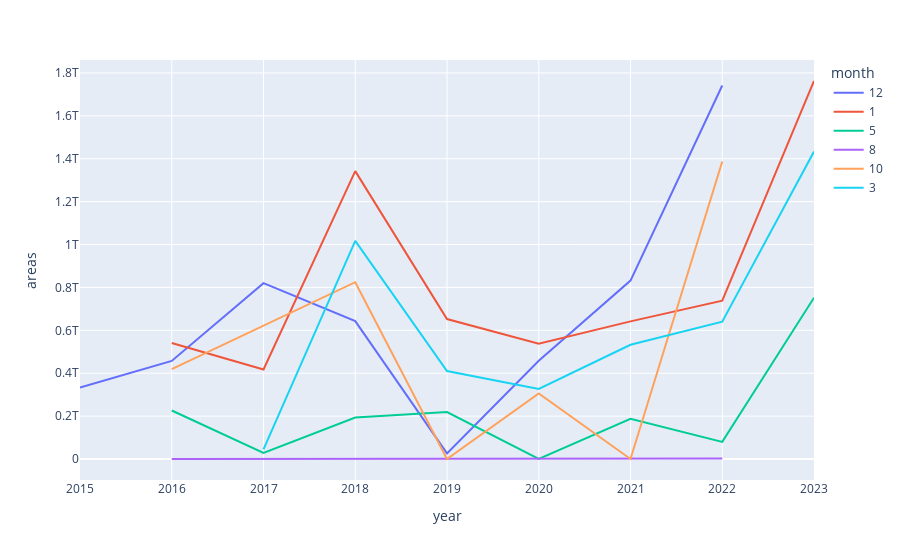

Write notebook code for a chart like this one.
### Code cell
df_filtered = df[df.month.isin([1,3,5,8, 10, 12])]
fig = px.line(df_filtered, x = 'year', y = 'areas', color = 'month')
fig.write_image(f"img/{band}.png")
fig

### Figure 1 — Plotly figure (JSON) as saved in the notebook; plotly's stock layout.template omitted (floating-point values rounded to 4 significant figures)
{"data": [{"hovertemplate": "month=12<br>year=%{x}<br>areas=%{y}<extra></extra>", "legendgroup": "12", "line": {"color": "#636efa", "dash": "solid"}, "marker": {"symbol": "circle"}, "mode": "lines", "name": "12", "orientation": "v", "showlegend": true, "type": "scatter", "x": [2015, 2016, 2017, 2018, 2019, 2020, 2021, 2022], "xaxis": "x", "y": [333353807424, 457100000000.0, 820000000000.0, 643100000000.0, 26000000000.0, 458100000000.0, 831800000000.0, 1741000000000.0], "yaxis": "y"}, {"hovertemplate": "month=1<br>year=%{x}<br>areas=%{y}<extra></extra>", "legendgroup": "1", "line": {"color": "#EF553B", "dash": "solid"}, "marker": {"symbol": "circle"}, "mode": "lines", "name": "1", "orientation": "v", "showlegend": true, "type": "scatter", "x": [2016, 2017, 2018, 2019, 2020, 2021, 2022, 2023], "xaxis": "x", "y": [540700000000.0, 417400000000.0, 1342000000000.0, 652700000000.0, 537700000000.0, 641600000000.0, 738400000000.0, 1762479277056], "yaxis": "y"}, {"hovertemplate": "month=5<br>year=%{x}<br>areas=%{y}<extra></extra>", "legendgroup": "5", "line": {"color": "#00cc96", "dash": "solid"}, "marker": {"symbol": "circle"}, "mode": "lines", "name": "5", "orientation": "v", "showlegend": true, "type": "scatter", "x": [2016, 2017, 2018, 2019, 2020, 2021, 2022, 2023], "xaxis": "x", "y": [226200000000.0, 28700000000.0, 193100000000.0, 218600000000.0, 129500000.0, 187200000000.0, 79870000000.0, 752000000000.0], "yaxis": "y"}, {"hovertemplate": "month=8<br>year=%{x}<br>areas=%{y}<extra></extra>", "legendgroup": "8", "line": {"color": "#ab63fa", "dash": "solid"}, "marker": {"symbol": "circle"}, "mode": "lines", "name": "8", "orientation": "v", "showlegend": true, "type": "scatter", "x": [2016, 2018, 2019, 2022], "xaxis": "x", "y": [0, 0, 0, 2537000000.0], "yaxis": "y"}, {"hovertemplate": "month=10<br>year=%{x}<br>areas=%{y}<extra></extra>", "legendgroup": "10", "line": {"color": "#FFA15A", "dash": "solid"}, "marker": {"symbol": "circle"}, "mode": "lines", "name": "10", "orientation": "v", "showlegend": true, "type": "scatter", "x": [2016, 2018, 2019, 2020, 2021, 2022], "xaxis": "x", "y": [418900000000.0, 824200000000.0, 0, 306000000000.0, 0, 1387000000000.0], "yaxis": "y"}, {"hovertemplate": "month=3<br>year=%{x}<br>areas=%{y}<extra></extra>", "legendgroup": "3", "line": {"color": "#19d3f3", "dash": "solid"}, "marker": {"symbol": "circle"}, "mode": "lines", "name": "3", "orientation": "v", "showlegend": true, "type": "scatter", "x": [2017, 2018, 2019, 2020, 2021, 2022, 2023], "xaxis": "x", "y": [44560000000.0, 1017000000000.0, 410400000000.0, 326400000000.0, 532600000000.0, 640200000000.0, 1433000000000.0], "yaxis": "y"}], "layout": {"legend": {"title": {"text": "month"}, "tracegroupgap": 0}, "margin": {"t": 60}, "xaxis": {"anchor": "y", "domain": [0, 1], "title": {"text": "year"}}, "yaxis": {"anchor": "x", "domain": [0, 1], "title": {"text": "areas"}}}}
